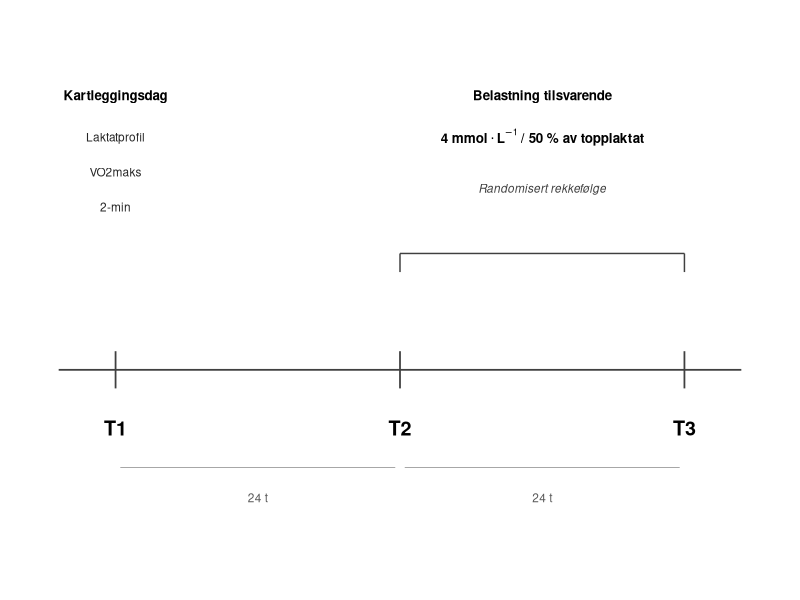
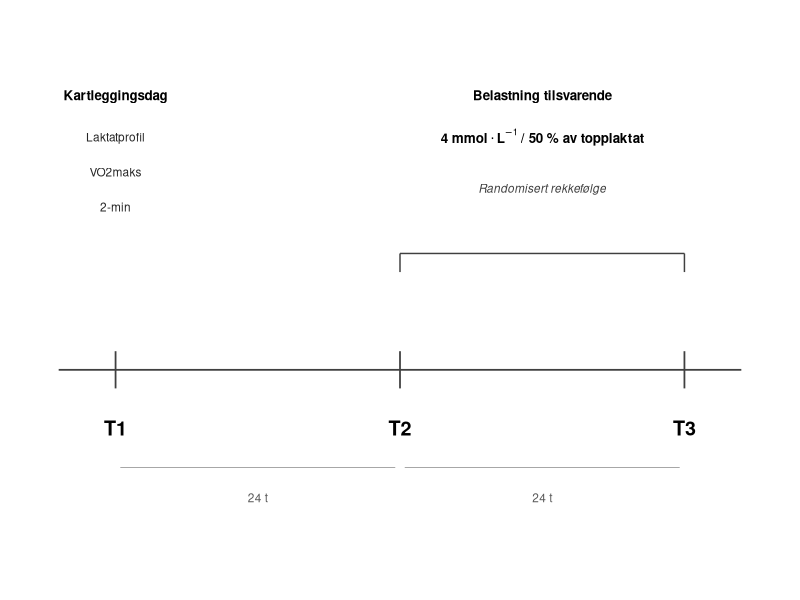
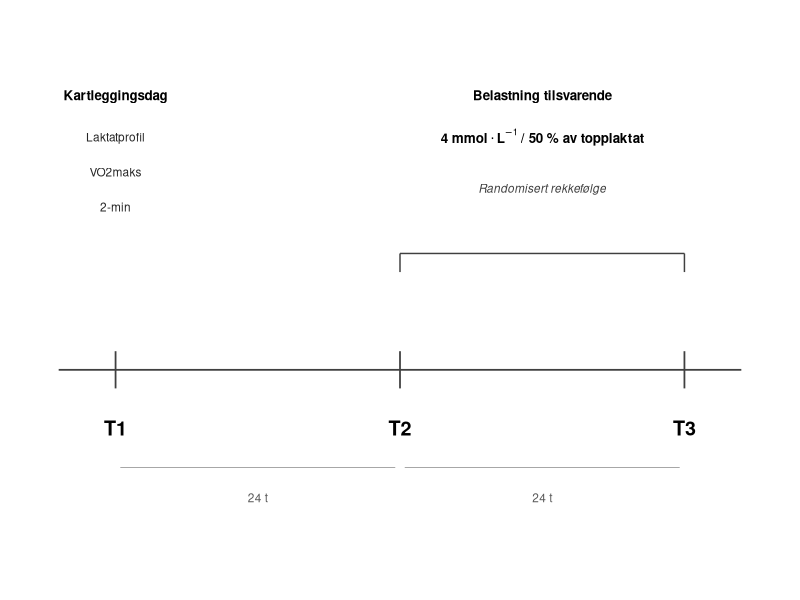

Generate these figures, in order, with R:
## ---- chunk 1

library(ggplot2)

x_t1 <- 1; x_t2 <- 4; x_t3 <- 7

lbl_kartlegging <- "Kartleggingsdag"
lbl_laktat      <- "Laktatprofil"
lbl_2min        <- "2-min"
lbl_random      <- "Randomisert rekkef\u00f8lge"
lbl_24t         <- "24 t"
lbl_belastning  <- "Belastning tilsvarende"

y_header <- 1.18
y_line2  <- 1.00
y_line3  <- 0.85
y_line4  <- 0.70

p <- ggplot() +

  geom_segment(aes(x = 0.4, xend = 7.6, y = 0, yend = 0),
               linewidth = 0.6, colour = "grey25") +

  geom_segment(aes(x = c(x_t1, x_t2, x_t3),
                   xend = c(x_t1, x_t2, x_t3),
                   y = -0.08, yend = 0.08),
               linewidth = 0.6, colour = "grey25") +

  annotate("text", x = c(x_t1, x_t2, x_t3), y = -0.25,
           label = c("T1", "T2", "T3"), fontface = "bold", size = 5) +

  annotate("text", x = x_t1, y = y_header,
           label = lbl_kartlegging, size = 3.4, fontface = "bold") +
  annotate("text", x = x_t1, y = y_line2, label = lbl_laktat,
           size = 3.0, colour = "grey15") +
  annotate("text", x = x_t1, y = y_line3, label = "VO2maks",
           size = 3.0, colour = "grey15") +
  annotate("text", x = x_t1, y = y_line4, label = lbl_2min,
           size = 3.0, colour = "grey15") +

  annotate("text", x = (x_t2 + x_t3)/2, y = y_header,
           label = lbl_belastning, size = 3.4, fontface = "bold") +
  annotate("text", x = (x_t2 + x_t3)/2, y = y_line2,
           label = expression(bold("4 mmol" %.% "L"^-1 ~ "/ 50 % av topplaktat")),
           size = 3.4, colour = "black") +
  annotate("text", x = (x_t2 + x_t3)/2, y = 0.78,
           label = lbl_random, fontface = "italic",
           size = 3.0, colour = "grey25") +

  geom_segment(aes(x = x_t2, xend = x_t3, y = 0.50, yend = 0.50),
               linewidth = 0.5, colour = "grey25") +
  geom_segment(aes(x = c(x_t2, x_t3), xend = c(x_t2, x_t3),
                   y = 0.50, yend = 0.42),
               linewidth = 0.5, colour = "grey25") +

  geom_segment(aes(x = c(x_t1 + 0.05, x_t2 + 0.05),
                   xend = c(x_t2 - 0.05, x_t3 - 0.05),
                   y = -0.42, yend = -0.42),
               linewidth = 0.3, colour = "grey60") +
  annotate("text", x = c((x_t1 + x_t2)/2, (x_t2 + x_t3)/2), y = -0.55,
           label = lbl_24t, size = 3.0, colour = "grey35") +

  scale_x_continuous(limits = c(0, 8), expand = c(0, 0)) +
  scale_y_continuous(limits = c(-0.9, 1.5), expand = c(0, 0)) +
  coord_cartesian(clip = "off") +
  theme_void() +
  theme(plot.margin = margin(15, 15, 15, 15))

print(p)

ggsave("testforlop.png", p, width = 11, height = 4.2, dpi = 300, bg = "white")
ggsave("testforlop.pdf", p, width = 11, height = 4.2)
